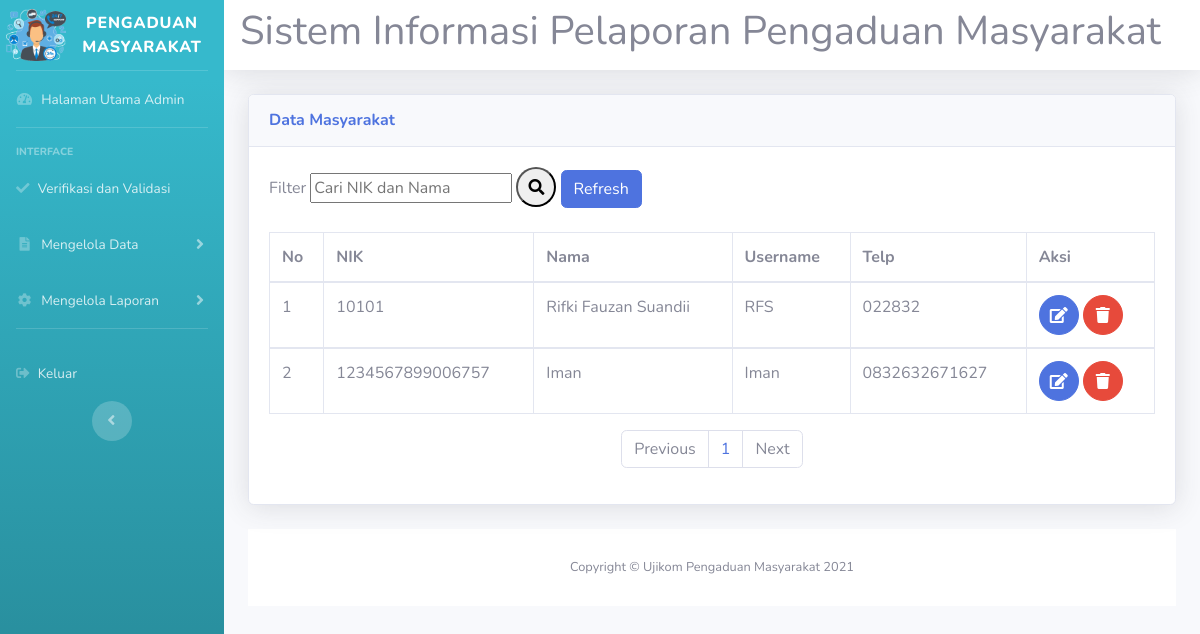
The app's page /aplikasi_pengaduanmasyarakat/admin/rifki_admin.php?url=rifki_lihatmasyarakat with its own data.
### tables this page shows
CREATE TABLE `rifki_masyarakat` (
  `rifki_nik` char(16) NOT NULL,
  `rifki_nama` varchar(35) NOT NULL,
  `rifki_username` varchar(25) NOT NULL,
  `rifki_password` varchar(32) NOT NULL,
  `rifki_telp` varchar(13) NOT NULL
);

### aplikasi_pengaduanmasyarakat/admin/rifki_lihatmasyarakat.php (the view, shortened to what this page needs)
<!DOCTYPE html>
<html lang="en">
<head>
  <link href="vendor/fontawesome-free/css/all.min.css" rel="stylesheet" type="text/css">
  <link href="css/sb-admin-2.min.css" rel="stylesheet">
</head>
<body id="page-top">
          <div class="card shadow mb-4">
            <div class="card-header py-3">
              <h6 class="m-0 font-weight-bold text-primary">Data Masyarakat</h6>
            </div>
            <div class="card-body">
              <form action="" method="post" align="left">
                <label>Filter</label>
                <input class="search" type="text" name="cari" placeholder="Cari NIK dan Nama">
                <button class="btn-circle" type="submit" name="submit"><i class="fa fa-search"></i></button>
                <a href="?url=rifki_lihatmasyarakat" class="btn btn-primary">Refresh</a>
              </form><br>
              <div class="table-responsive">
                <table class="table table-bordered" id="dataTable" width="100%" cellspacing="0">
                  <thead>
                    <tr>
                      <th>No</th>
                      <th>NIK</th>
                      <th>Nama</th>
                      <th>Username</th>
                      <th>Telp</th>
                      <th>Aksi</th>
                    </tr>
                  </thead>
                  <?php
                  include '../rifki_koneksi.php';
                  $batas = 10;
                  $halaman = isset($_GET['halaman'])?(int)$_GET['halaman'] : 1;
                  $halaman_awal = ($halaman>1) ? ($halaman * $batas) - $batas : 0;
                  $previous = $halaman - 1;
                  $next = $halaman + 1;
                  $data = mysqli_query($koneksi,"select * from rifki_masyarakat");
                  $jumlah_data = mysqli_num_rows($data);
                  $total_halaman = ceil($jumlah_data / $batas);
                  $no_urut = 0;
                  $cari = @$_POST['cari'];
                  $query = mysqli_query($koneksi,"SELECT * FROM rifki_masyarakat WHERE rifki_nik LIKE '%$cari%' OR rifki_nama LIKE '%$cari%' limit $halaman_awal, $batas");
                  while ($data=mysqli_fetch_array($query)) {
                    $no_urut++;
                  ?>
                  <tbody>
                    <tr>
                      <td><?php echo $no_urut?></td>
                      <td><?php echo $data['rifki_nik']?></td>
                      <td><?php echo $data['rifki_nama']?></td>
                      <td><?php echo $data['rifki_username']?></td>
                      <td><?php echo $data['rifki_telp'] ?></td>
                      <td>
                        <a href="rifki_admin.php?url=rifki_editmasyarakat&nik=<?php echo $data['rifki_nik']; ?>" class="btn btn-primary btn-circle" onclick="return confirm('Yakin Mau Edit Data?')">
                          <i class="fa fa-edit"></i>
                        </a>
                        <a href="rifki_deletemasyarakat.php?nik=<?php echo $data['rifki_nik']?>" class="btn btn-danger btn-circle" onclick="return confirm('Yakin Mau Hapus Data?')">
                          <i class="fa fa-trash"></i>
                        </a>
                      </td>
                    </tr>
                    <?php
}
?>
                    </tbody>
                  </table>
                  <nav>
      <ul class="pagination justify-content-center">
        <li class="page-item">
          <a class="page-link" <?php if($halaman > 1){ echo "href='?url=rifki_lihatmasyarakat&halaman=$previous'"; } ?>>Previous</a>
        </li>
        <?php
        for($x=1;$x<=$total_halaman;$x++){
          ?>
          <li class="page-item"><a class="page-link" href="?url=rifki_lihatmasyarakat&halaman=<?php echo $x ?>"><?php echo $x; ?></a></li>
          <?php
        }
        ?>
        <li class="page-item">
          <a  class="page-link" <?php if($halaman < $total_halaman) { echo "href='?url=rifki_lihatmasyarakat&halaman=$next'"; } ?>>Next</a>
        </li>
      </ul>
    </nav>
                </div>
</body>
</html>

### records on screen
rifki_masyarakat: rifki_nik "10101", rifki_nama "Rifki Fauzan Suandii", rifki_username "RFS", rifki_telp "022832"
rifki_masyarakat: rifki_nik "1234567899006757", rifki_nama "Iman", rifki_username "Iman", rifki_telp "0832632671627"
